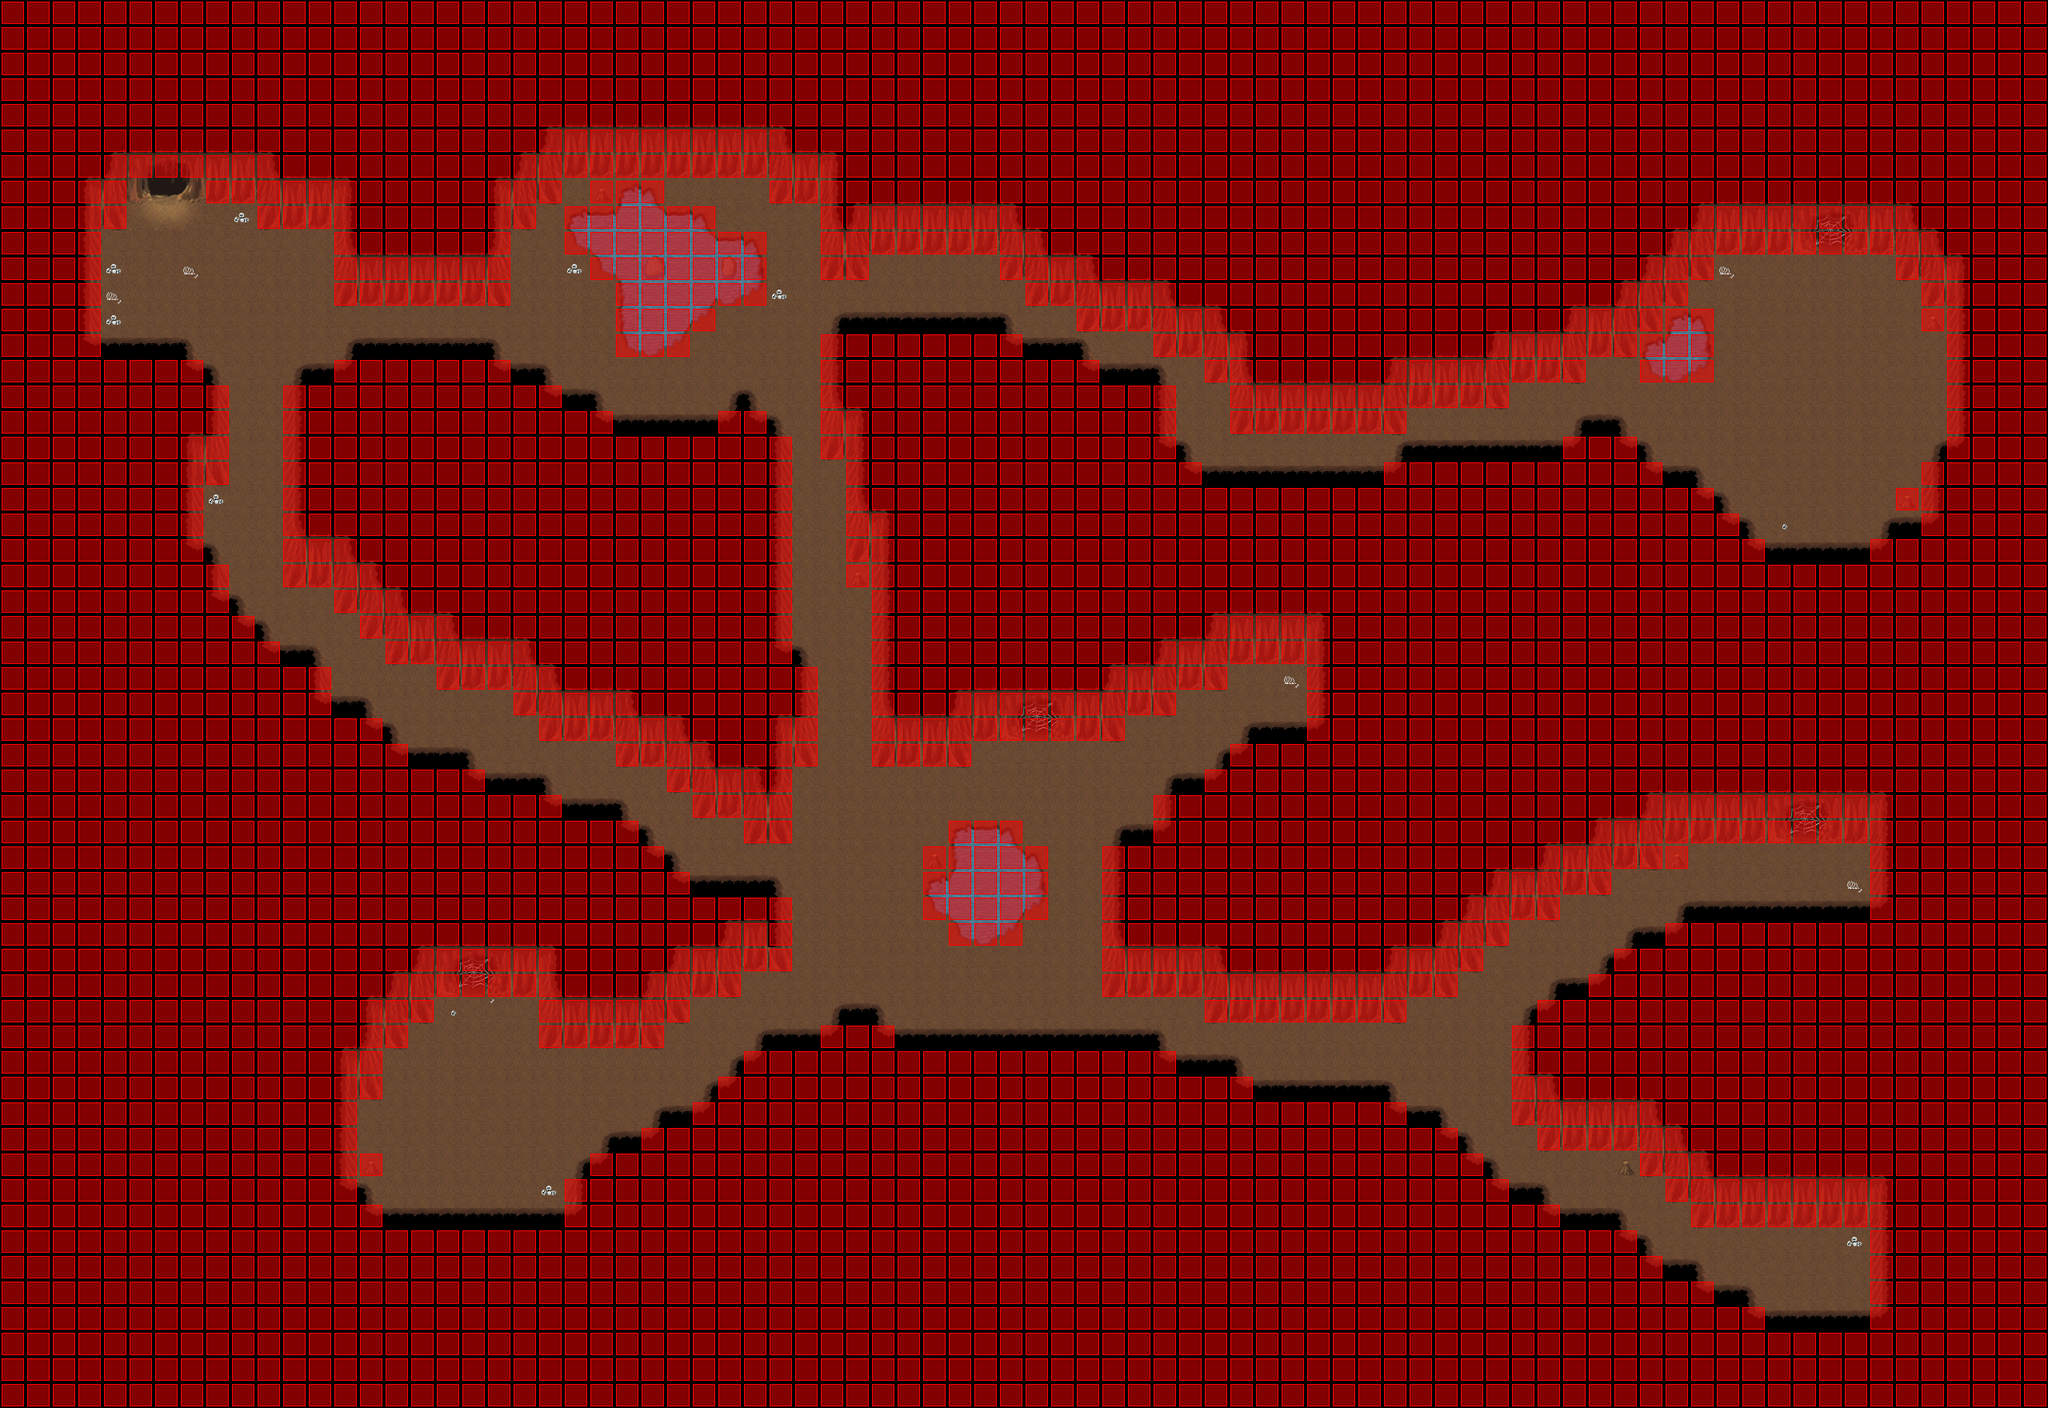

Rendered tile map (Tiled .tmx) drawn with the repository's tilesets; below, a short description and the map source with its tile grids summarised:
An orthogonal 80x55 tile map with 32x32 px tiles, 6 tile layers (Ground, Ground, Ground, Fringe, ...), 8 tilesets and 4 objects (3x SPAWN, WARP).

<map version="1.0" orientation="orthogonal" width="80" height="55" tilewidth="32" tileheight="32">
 <properties>
  <property name="AutoMappingRadius" value="10" />
  <property name="DeleteTiles" value="1" />
  <property name="music" value="inside2.ogg" />
 </properties>
 <tileset firstgid="1" name="collision1_32_32" tilewidth="32" tileheight="32">
  <image source="../graphics/tiles/collision1_32_32.png" width="1024" height="1024" />
 </tileset>
 <tileset firstgid="1025" name="misc1_32_64" tilewidth="32" tileheight="64">
  <image source="../graphics/tiles/misc1_32_64.png" width="1024" height="1024" />
 </tileset>
 <tileset firstgid="1537" name="automapping_set_cave_32_32" tilewidth="32" tileheight="32">
  <image source="../graphics/tiles/automapping_set_cave_32_32.png" width="1024" height="1024" />
 </tileset>
 <tileset firstgid="2561" name="cave1_32_32" tilewidth="32" tileheight="32">
  <image source="../graphics/tiles/cave1_32_32.png" width="1024" height="1024" />
 </tileset>
 <tileset firstgid="3585" name="cave1_32_64" tilewidth="32" tileheight="64">
  <image source="../graphics/tiles/cave1_32_64.png" width="1024" height="1024" />
 </tileset>
 <tileset firstgid="4097" name="cave2_32_32" tilewidth="32" tileheight="32">
  <image source="../graphics/tiles/cave2_32_32.png" width="1024" height="1024" />
 </tileset>
 <tileset firstgid="5121" name="cave3_32_32" tilewidth="32" tileheight="32">
  <image source="../graphics/tiles/cave3_32_32.png" width="1024" height="1024" />
 </tileset>
 <tileset firstgid="6145" name="cave4_32_32" tilewidth="32" tileheight="32">
  <image source="../graphics/tiles/cave4_32_32.png" width="1024" height="1024" />
 </tileset>
 <layer name="Ground" width="80" height="55">
  <data>[4400 cells, 4398 non-empty, 29 distinct tile ids]</data>
 </layer>
 <layer name="Ground" width="80" height="55">
  <data>[4400 cells, 104 non-empty, 34 distinct tile ids]</data>
 </layer>
 <layer name="Ground" width="80" height="55">
  <data>[4400 cells, 20 non-empty, 8 distinct tile ids]</data>
 </layer>
 <layer name="Fringe" width="80" height="55">
  <data>[4400 cells, 0 non-empty, 0 distinct tile ids]</data>
 </layer>
 <layer name="Over" width="80" height="55">
  <data>[4400 cells, 240 non-empty, 5 distinct tile ids]</data>
 </layer>
 <layer name="Collision" width="80" height="55">
  <data>[4400 cells, 3590 non-empty, 1 distinct tile ids]</data>
 </layer>
 <objectgroup name="Object" width="80" height="55">
  <object name="Fledermaus" type="SPAWN" x="256" y="64" width="1952" height="1472">
   <properties>
    <property name="MAX_BEINGS" value="7" />
    <property name="MONSTER_ID" value="8" />
    <property name="SPAWN_RATE" value="20" />
   </properties>
  </object>
  <object name="Warp to iw-desert-cave01-o00-n01-n01" type="WARP" x="180" y="216" width="64" height="32">
   <properties>
    <property name="DEST_MAP" value="ow-n0005-p0005-o0000" />
    <property name="DEST_X" value="2160" />
    <property name="DEST_Y" value="3888" />
   </properties>
  </object>
  <object name="Vampirfledermaus" type="SPAWN" x="704" y="640" width="1088" height="352">
   <properties>
    <property name="MAX_BEINGS" value="3" />
    <property name="MONSTER_ID" value="32" />
    <property name="SPAWN_RATE" value="20" />
   </properties>
  </object>
  <object name="Guffer" type="SPAWN" x="16" y="16" width="2520" height="1720">
   <properties>
    <property name="MAX_BEINGS" value="1" />
    <property name="MONSTER_ID" value="39" />
    <property name="SPAWN_RATE" value="1" />
   </properties>
  </object>
 </objectgroup>
</map>
